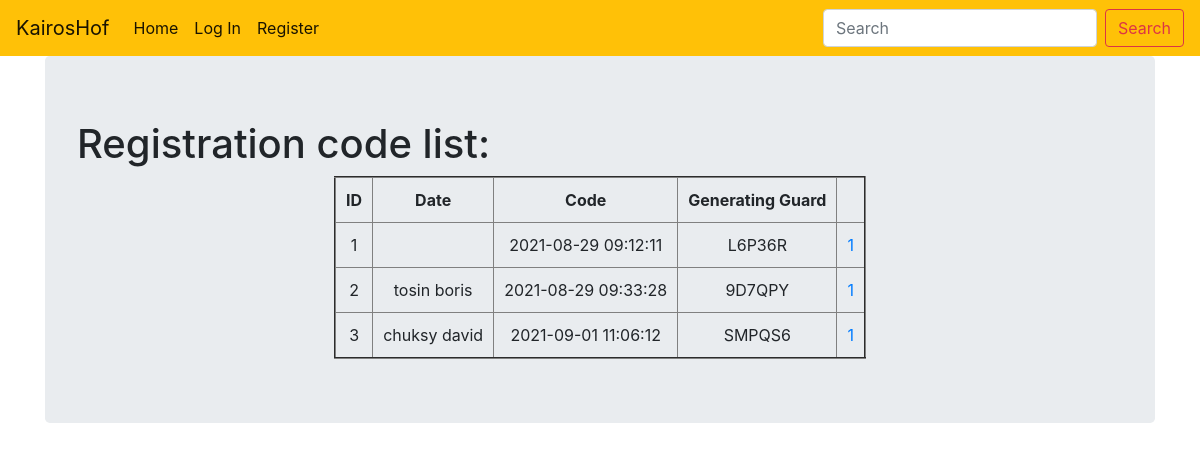
Screenshot of /codelist with the database file from the repository.
### estate_management/usermodels.py (models this page shows, shortened)
class Code(db.Model):
    __tablename__ = "codes"
    id = db.Column(db.Integer, primary_key=True)
    requested_for = db.Column(db.String, nullable=False)
    user_id = db.Column(db.Integer, db.ForeignKey('users.id'))
    gen_date = db.Column(db.DateTime, nullable=False)
    gen_code = db.Column(db.Integer)

### estate_management/core/userviews.py (the view)
@core.route('/codelist')
def codelist():
    codes = Code.query.all()
    return render_template('codelist.html', codes=codes)

### estate_management/templates/codelist.html
{% extends "base.html" %}
{% block content %}
<div class="jumbotron">
  <h1>Registration code list:</h1>
  <table border="2" cellspacing="0" cellpadding="10" width="" align="center" bgcolor="">
    <tr align="center">
      <th>ID</th>
      <th>Date</th>
      <th>Code</th>
      <th>Generating Guard</th>
    </tr>
    {% for code in codes %}
    <tr align="center" >
      <td>{{code.id}}</td>
      <td>{{code.requested_for}}</td>
      <td>{{code.gen_date}}</td>
      <td>{{code.gen_code}}</td>
      <td><a href={{url_for("core.viewprofile", user_id=code.user_id)}}>{{code.user_id}}</a></td>
    </tr>
    {% endfor %}
    </table>
</div>
{% endblock content %}

### rows the page displays
Code: id "1", gen_date "2021-08-29 09:12:11", gen_code "L6P36R", user_id "1"
Code: id "2", requested_for "tosin boris", gen_date "2021-08-29 09:33:28", gen_code "9D7QPY", user_id "1"
Code: id "3", requested_for "chuksy david", gen_date "2021-09-01 11:06:12", gen_code "SMPQS6", user_id "1"
